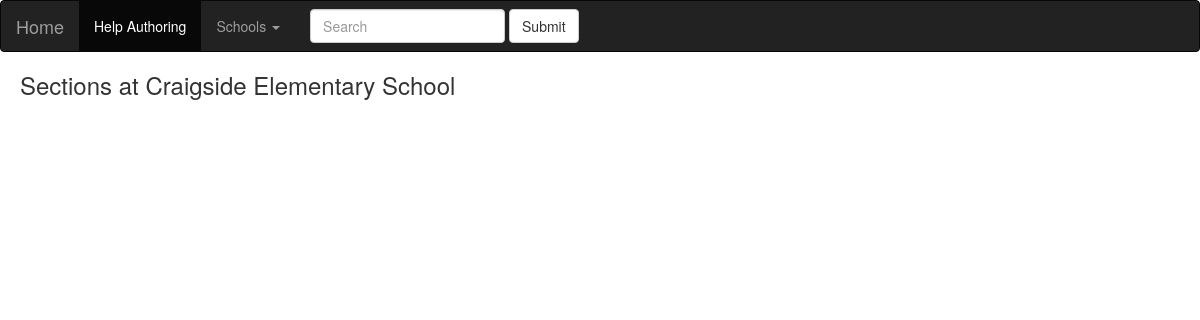
/districts/1/schools/1/sections, run on an earlier commit of the app's database.
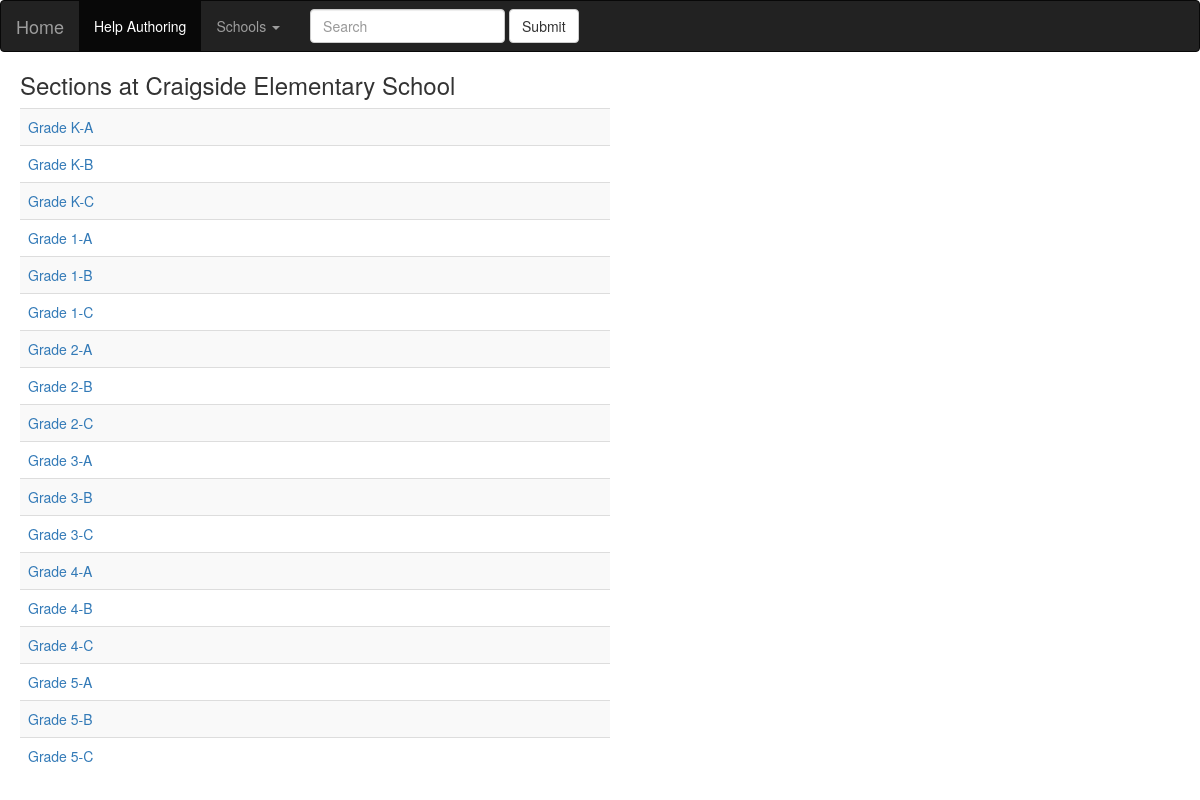
And on a later commit of the database.
### database_setup.py (models this page shows, shortened)
class Section(Base):
    __tablename__ = 'section'
    id = Column(Integer, primary_key=True)
    name = Column(String(40), nullable=False)
    school_id = Column(Integer, ForeignKey('school.id'))
    school = relationship(School)
    teacher_id = Column(Integer, ForeignKey('teacher.id'))
    teacher = relationship(Teacher)
    students = relationship('Student', secondary='enrollment')

### schools.py (the view)
@app.route('/districts/<int:district_id>/schools/<int:school_id>/sections')
def showAllSections(district_id, school_id):
    school = session.query(School).filter_by(id=school_id).one()
    sections = session.query(Section).filter_by(school_id=school_id).all()
    return render_template('sections.html', district_id=district_id, school=school, sections=sections)

### templates/sections.html (shortened to what this page needs)
{% extends "base.html" %}
{% block content %}
<h3>Sections at {{school.name}}</h3>
<table class="table table-striped" style="width:50%">
{% for section in sections %}
<tr>
	<td><a href='{{url_for('showSection', district_id=district_id, school_id=school.id, section_id=section.id)}}'>{{section.name}}</a></td>
</tr>
{% endfor %}
</table>
{% endblock %}

What changed in the data, as far as the page shows it:
now on this page (row edited): Section: name "Grade K-A"
now on this page (row edited): Section: name "Grade K-B"
now on this page (row edited): Section: name "Grade K-C"
now on this page (row edited): Section: name "Grade 1-A"
now on this page (row edited): Section: name "Grade 1-B"
now on this page (row edited): Section: name "Grade 1-C"
now on this page (row edited): Section: name "Grade 2-A"
now on this page (row edited): Section: name "Grade 2-B"
now on this page (row edited): Section: name "Grade 2-C"
now on this page (row edited): Section: name "Grade 3-A"
now on this page (row edited): Section: name "Grade 3-B"
now on this page (row edited): Section: name "Grade 3-C"
now on this page (row edited): Section: name "Grade 4-A"
now on this page (row edited): Section: name "Grade 4-B"
now on this page (row edited): Section: name "Grade 4-C"
now on this page (row edited): Section: name "Grade 5-A"
now on this page (row edited): Section: name "Grade 5-B"
now on this page (row edited): Section: name "Grade 5-C"
